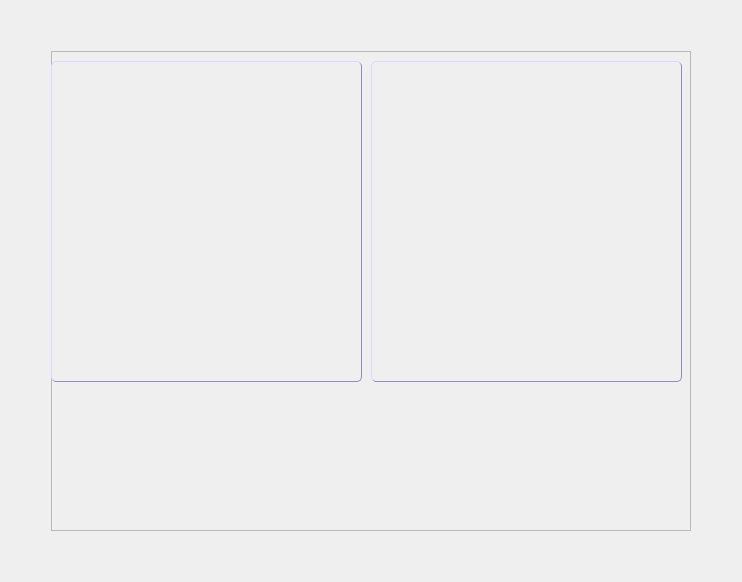
  <widget class="QWidget" name="st_Menu">
   <layout class="QGridLayout" name="igr_KasBank_Menu">
    <item row="1" column="0">
     <spacer name="hs_KasBank_Menu_l">
      <property name="orientation">
       <enum>Qt::Horizontal</enum>
      </property>
      <property name="sizeHint" stdset="0">
       <size>
        <width>40</width>
        <height>20</height>
       </size>
      </property>
     </spacer>
    </item>
    <item row="0" column="1">
     <spacer name="vs_KasBank_Menu_t">
      <property name="orientation">
       <enum>Qt::Vertical</enum>
      </property>
      <property name="sizeHint" stdset="0">
       <size>
        <width>20</width>
        <height>40</height>
       </size>
      </property>
     </spacer>
    </item>
    <item row="2" column="1">
     <spacer name="vs_KasBank_Menu_b">
      <property name="orientation">
       <enum>Qt::Vertical</enum>
      </property>
      <property name="sizeHint" stdset="0">
       <size>
        <width>20</width>
        <height>40</height>
       </size>
      </property>
     </spacer>
    </item>
    <item row="1" column="2">
     <spacer name="hs_KasBank_Menu_r">
      <property name="orientation">
       <enum>Qt::Horizontal</enum>
      </property>
      <property name="sizeHint" stdset="0">
       <size>
        <width>40</width>
        <height>20</height>
       </size>
      </property>
     </spacer>
    </item>
    <item row="1" column="1">
     <widget class="QFrame" name="fr_Menu_Content">
      <property name="sizePolicy">
       <sizepolicy hsizetype="Preferred" vsizetype="Preferred">
        <horstretch>1</horstretch>
        <verstretch>1</verstretch>
       </sizepolicy>
      </property>
      <property name="minimumSize">
       <size>
        <width>640</width>
        <height>480</height>
       </size>
      </property>
      <property name="maximumSize">
       <size>
        <width>640</width>
        <height>480</height>
       </size>
      </property>
      <property name="frameShape">
       <enum>QFrame::StyledPanel</enum>
      </property>
      <property name="frameShadow">
       <enum>QFrame::Raised</enum>
      </property>
      <widget class="QPushButton" name="tb_Menu_KasMasuk">
       <property name="geometry">
        <rect>
         <x>0</x>
         <y>10</y>
         <width>311</width>
         <height>321</height>
        </rect>
       </property>
       <property name="cursor">
        <cursorShape>PointingHandCursor</cursorShape>
       </property>
       <property name="styleSheet">
        <string notr="true">QPushButton{
background-image: url(:/Menu/img/KasMasuk0.png);
border-width:1px;
border-color:rgb(150, 137, 188);
border-style:outset;border-radius:5px;
}
QPushButton:hover{
background-image: url(:/Menu/img/KasMasuk1.png);
 }</string>
       </property>
       <property name="text">
        <string/>
       </property>
      </widget>
      <widget class="QPushButton" name="tb_Menu_KasKeluar">
       <property name="geometry">
        <rect>
         <x>320</x>
         <y>10</y>
         <width>311</width>
         <height>321</height>
        </rect>
       </property>
       <property name="cursor">
        <cursorShape>PointingHandCursor</cursorShape>
       </property>
       <property name="styleSheet">
        <string notr="true">QPushButton{
background-image: url(:/Menu/img/KasKeluar0.png);
border-width:1px;
border-color:rgb(150, 137, 188);
border-style:outset;border-radius:5px;
}
QPushButton:hover{
background-image: url(:/Menu/img/KasKeluar1.png);
 }</string>
       </property>
       <property name="text">
        <string/>
       </property>
      </widget>
     </widget>
    </item>
   </layout>
  </widget>
